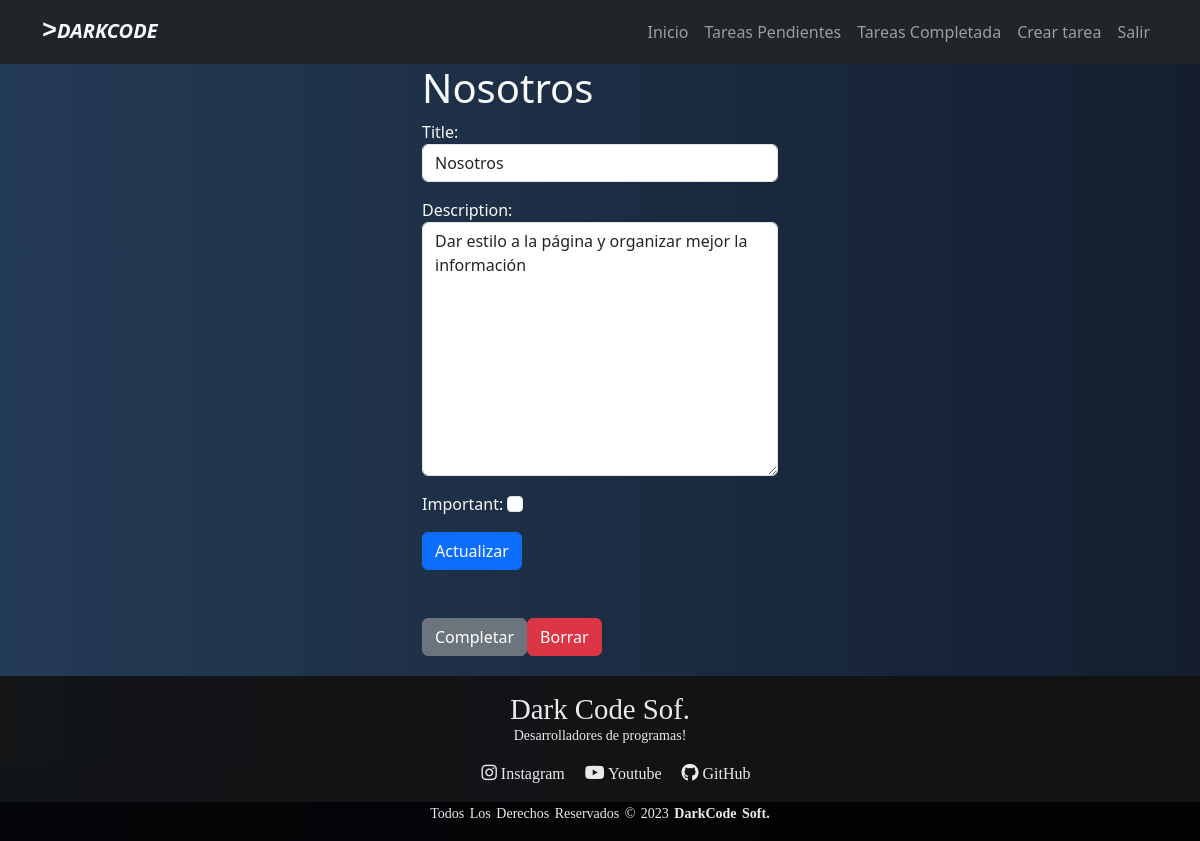
Screenshot of /tasks/20/ (signed in) with the database file from the repository.
### tasks/models.py (models this page shows, shortened)
class Task(models.Model):
    title = models.CharField(max_length=100)
    description = models.TextField(blank = True)
    created = models.DateTimeField(auto_now_add=True)
    datecompleted = models.DateTimeField(null=True)
    important = models.BooleanField(default=False)
    user = models.ForeignKey(User, on_delete = models.CASCADE)

### tasks/views.py (the view, shortened to what this page needs)
# urls.py: path('tasks/<int:task_id>/', views.task_detail, name = 'task_detail'),
@login_required
def task_detail(request, task_id):
    if request.method == 'GET':
        task = get_object_or_404(Task, pk=task_id, user = request.user)
        form = TaskForm(instance=task)
        return render(request, 'task_detail.html', {'task': task, 'form': form})

### tasks/forms.py
class TaskForm(forms.ModelForm):
    class Meta:
        model = Task
        fields = ['title','description','important']
        widgets ={
            'title': forms.TextInput(attrs = {'class': 'form-control', 'placeholder':'Escribe un titulo'}),
            'description': forms.Textarea(attrs = {'class': 'form-control', 'placeholder':'Escribe una descripcion'}),
            'important': forms.CheckboxInput(attrs = {'class': 'form-check-input'}),
        }

### tasks/templates/task_detail.html (shortened to what this page needs)
{% extends 'base.html' %}
{% block content %}
<main class="container">
    <div class="row">
        <div class="col-md-4 offset-md-4">
            <h1 class="text-light">{{task.title}}</h1>
            <form class="text-light" method="POST">
                {{form.as_p}}
                <button class="btn btn-primary">
                    Actualizar
                </button>
            </form>
            <div class="mt-5 d-flex">
                <form action="{% url 'complete_task' task.id %}" method="POST">
                    <button class="btn btn-secondary">
                        Completar
                    </button>
                </form>
                <form action="{% url 'delete_task' task.id %}" method="POST">
                    <button class="btn btn-danger">
                        Borrar
                    </button>
                </form>
            </div>
        </div>
    </div>
</main>
{% endblock %}

### djangocrud/static/css/estilo1.css (style rules this page uses)
* { margin: 0; padding: 0; box-sizing: border-box; }
html,body { height: 100%; }
body { background: #141E30; background: -webkit-linear-gradient(to right, #243B55, #141E30); background: linear-gradient(to right, #243B55, #141E30); min-height: 100%; display: flex; flex-direction: column; }
main { flex: 1; min-height: calc(100%-80px); }

### rows the page displays
Task: title "Nosotros", description "Dar estilo a la página y organizar mejor la información"
